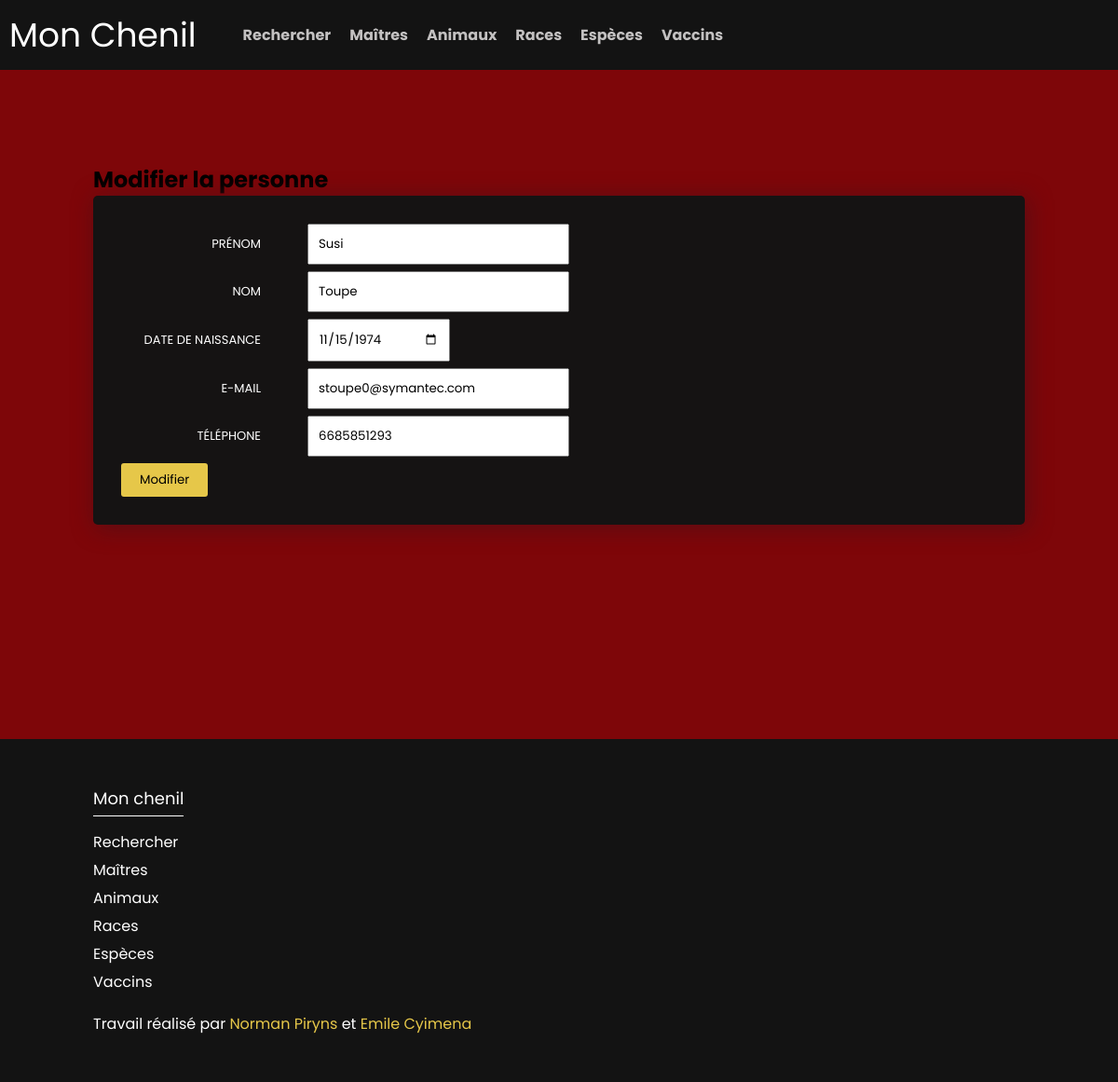
The app's page /persons/edit/1 with its own data.
### tables this page shows
CREATE TABLE `persons` (
  `id` int(11) NOT NULL,
  `firstName` varchar(60) NOT NULL,
  `lastName` varchar(60) NOT NULL,
  `birthDate` date NOT NULL,
  `email` varchar(60) NOT NULL,
  `telephone` varchar(20) NOT NULL
);

### controllers/PersonController.php (called while the page is built, shortened)
<?php
class PersonController extends AbstractController {
    public function __construct() {
        $this->dao = new PersonDao();
    }
    public function edit ($id) {
        $person = $this->dao->getPersonById($id);
        include ('../views/header.php');
        include ('../views/persons/form.php');
        include ('../views/footer.php');
    }
}

### Router.php (called while the page is built, shortened)
<?php
class Router {
    private $get;
    private $data;
    private $request;
    public function __construct() {
        $this->get = $_GET;
        $this->request = array();
        $this->data = $this->parseURI($_SERVER['REQUEST_URI']);
        $this->run();
    }
    private function parseURI ($server_uri) {
        $server_uri = explode("/", substr($server_uri, 1));
        return $server_uri;
    }
    private function dispatch () {
        if (count($this->data) >= 2 && $this->data[1]) {
            $this->request['action'] = $this->data[1];
        } else {
            $this->request['action'] = "index";
        }
        if (count($this->data) >= 3 && $this->data[2]) {
            $this->request['id'] = $this->data[2];
        } else {
            $this->request['id'] = false;
        }
    }
    private function run() {
        $this->controller_instance = new $this->request['controller'];
        $data = $this->get;
        $this->controller_instance->{$this->request['action']}($this->request['id'], $data);
    }
}

### public/index.php (called while the page is built)
<?php
spl_autoload_register ( function ($class) {
    if ($class === "Router") {
        include '../Router.php';
    } else if ( strpos( $class, "Controller")) {
        include "../controllers/{$class}.php";
    } else if ( strpos ( $class, "Dao")) {
        include "../models/dao/{$class}.php";
    } else {
        include "../models/entities/{$class}.php";
    }
});
$router = new Router();

### models/dao/AbstractDao.php (called while the page is built, shortened)
<?php
abstract class AbstractDao {
    public function __construct($table) {
        $this->table = $table;
        $this->connection = new PDO('mysql:host=localhost;dbname=chenil; charset=utf8', 'root', '');
    }
}

### models/dao/PersonDao.php (called while the page is built, shortened)
<?php
class PersonDao extends AbstractDao
{
    public function getPersonById($id)
    {
        try {
            $statement = $this->connection->prepare("SELECT * FROM {$this->table} WHERE id = ?");
            $statement->execute([
                $id
            ]);
            $result = $statement->fetch(PDO::FETCH_ASSOC);
            return $this->create($result);
        } catch (PDOException $e) {
            print $e->getMessage();
        }
    }
    function create($result)
    {
        return new Person(
            $result['id'],
            $result['firstName'],
            $result['lastName'],
            $result['birthDate'],
            $result['email'],
            $result['telephone']
        );
    }
}

### models/entities/Person.php (called while the page is built, shortened)
<?php
class Person {
    public function __construct ($id, $firstName, $lastName, $birthDate, $email, $telephone) {
        $this->id = $id;
        $this->firstName = $firstName;
        $this->lastName = $lastName;
        $this->birthDate = $birthDate;
        $this->email = $email;
        $this->telephone = $telephone;
    }
    public function __get ($prop) {
        if (property_exists($this, $prop)) {
            return $this->$prop;
        }
    }
}

### views/persons/form.php (the view)
<div class="single-person-animal page">
    <div class="content-page">
        <h2>Modifier la personne</h2>
        <div class="master-cart-info">
            <form action="/persons/update/<?= $person->id ?>" method="POST">
            <div class="group">
                <label class="label" for="firstName">Prénom</label>
                <input type="text" name="firstName" id="firstName" value="<?= $person->firstName ?>">
            </div>
            <div class="group">
                <label class="label" for="lastName">Nom</label>
                <input type="text" name="lastName" id="lastName" value="<?= $person->lastName ?>">
            </div>
            <div class="group">
                <label class="label" for="birthDate">Date de naissance</label>
                <input type="date" name="birthDate" id="birthDate" value="<?= $person->birthDate ?>">
            </div>
            <div class="group">
                <label class="label" for="email">E-mail</label>
                <input type="text" name="email" id="email" value="<?= $person->email ?>">
            </div>
            <div class="group">
                <label class="label" for="telephone">Téléphone</label>
                <input type="text" name="telephone" id="telephone" value="<?= $person->telephone ?>">
            </div>
            <input class="btn bg-yellow" type="submit" value="Modifier">
            </form>
        </div>
    </div>
</div>

### public/css/styles.css (style rules this page uses)
* { margin: 0; padding: 0; font-family: 'Poppins', sans-serif;; }
body { background-color: #7e0609; }
.page { display: flex; flex-direction: column; align-items: center; }
.content-page { display: flex; flex-direction: column; width: 1000px; margin-bottom: 50px; }
.master-cart-info, .animal-cart-info { background-color: rgb(21, 19, 19); color: white; box-shadow: 3px 3px 25px rgb(88, 13, 20);; }
.single-person-animal .group { display: flex; align-items: center; margin-bottom: 7px; }
.single-person-animal .label { color: white; width: 150px; text-align: end; margin-right: 50px; text-transform: uppercase; font-size: 13px; }
.master-cart-info { padding: 30px; border-radius: 5px; }
input, select, textarea { margin: 0; padding: 10px; }
.btn { border: unset; padding: 8px 20px; border-radius: 3px; cursor: pointer; text-align: center; }
.bg-yellow { background-color: rgb(230, 199, 73); }

### records on screen
persons: firstName "Susi", lastName "Toupe", birthDate "11/15/1974", email "stoupe0@symantec.com", telephone "6685851293"
